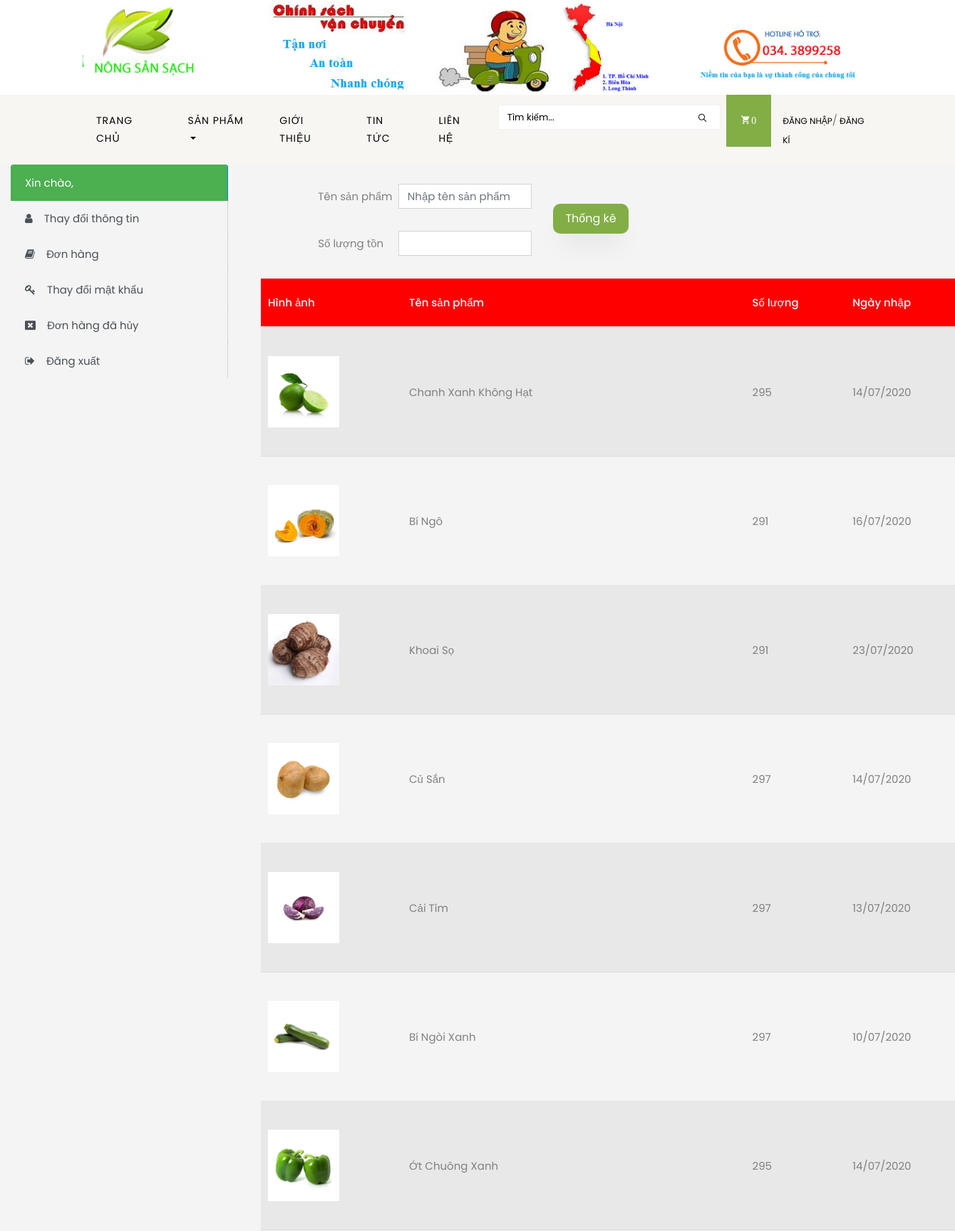
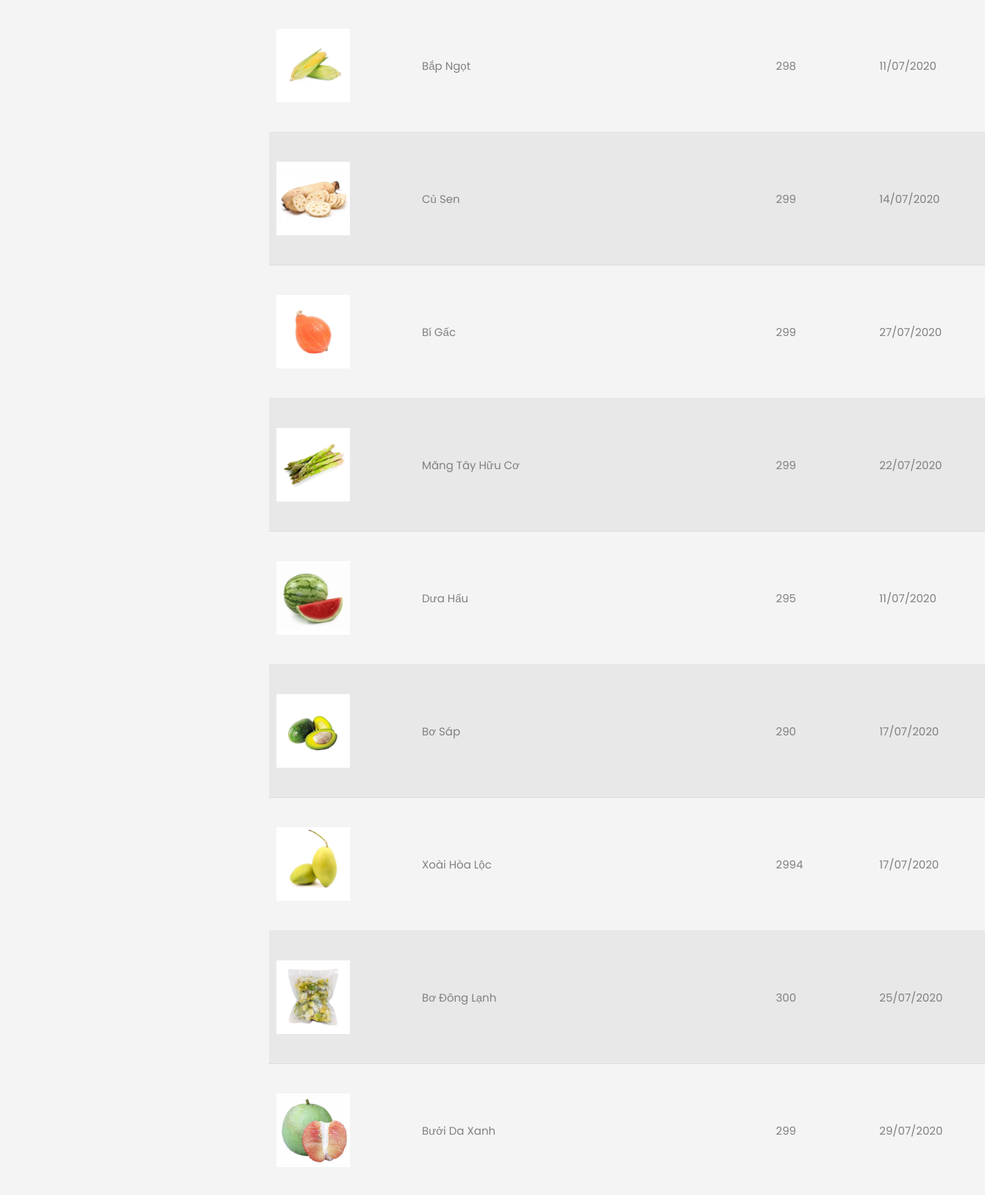
The app's page /reportproduct/ (upper part) with its own data (2 pictures, top to bottom).
### home/models.py (models this page shows, shortened)
class Product(models.Model):
	product_ncc = models.ForeignKey(Product_NCC, on_delete= models.SET_NULL, null=True, blank=True)
	product_detail = models.ForeignKey(Product_detail, on_delete=models.SET_NULL, null=True, blank=True)
	name = models.CharField(max_length=200)
	price = models.DecimalField(default = 1,max_digits=100,decimal_places=0)
	digital = models.BooleanField(default=False,null=True, blank=True)
	image = models.ImageField(null=True, blank=True)
	description = models.TextField()
	quantities = models.IntegerField()
	date_use = models.DateTimeField(auto_now_add=False,blank=True)
	pack = models.CharField(max_length=100, null=True)

### home/views.py (the view)
# urls.py: url(r'^reportproduct/$', views.searchreportproduct, name='searchreportproduct'),
def searchreportproduct(request):
    product = Product.objects.all()
    product_laster = Product_detail.objects.all().order_by('-id')[:10]
    product_list = Product.objects.all()
    product_filter = ExportProductFilter(request.GET, queryset=product_list)
    extra_context ={
        'product': product,
        'product_laster':product_laster,
        'filter': product_filter
    }
    return render(request, 'report-product.html', extra_context)

### home/templatetags/cart_templatetags.py (called while the page is built)
@register.simple_tag
def shopcartcount(userid):
    count = ShopCart.objects.filter(user_id=userid).count()
    return count

### templates/report-product.html (shortened to what this page needs)
{% extends 'store/main_profile.html' %}
{% load static %}
{% static "images" as baseURL %}
{% block content %}
    <div class="container">
        <div class="row">
            <div class="col-md-12 col-md-offset-2">
                <div class="panel panel-default">
                    <div class="panel panel-primary">
                        <br>
                        <form method="get">
                            <div class="row">
                                <div class="col-sm-1"></div>
                                <div class="col-sm-2 ml-9 mt-1" style="max-width: 18%;">
                                    <label>Tên sản phẩm</label>
                                </div>
                                <div class="col-sm-4" style="max-width: 22.33333%; margin-left: -50px;">
                                    <input type="text"  name='name' class="form-control" style="font-size: 15px;" placeholder="Nhập tên sản phẩm">
                                </div>
                            </div>
                    </div>
                            <br>
                            <div class="row">
                                <div class="col-sm-1"></div>
                                <div class="col-sm-2 ml-9 mt-1" style="max-width: 18%;">
                                    <label>Số lượng tồn</label>
                                </div>
                                <div class="col-sm-4" style="max-width: 22.33333%; margin-left: -50px;">
                                    <div class="number-input md-number-input">
                                        <input name="quantities__lte" class="quantity form-control" min="0" name="quantity" type="number">
                                    </div>
                                </div>
                                <div class="col-sm-2 " style="margin-top: -38px">
                                    <button type="submit" class="btn btn-primary btn-lg">Thống kê</button>
                                </div>
                            </div>
                            <br>
                    </div>
                    <div class="panel-body">
                        <table class="table table-striped table-condensed">
                            <thead class="thead-primary">
                                <tr class="text-left" style="background: red !important; color: white !important;">
                                    <th style="color: white !important;">Hình ảnh</th>
                                    <th style="color: white !important;">Tên sản phẩm</th>
                                    <th style="color: white !important;">Số lượng</th>
                                    <th style="color: white !important;">Ngày nhập</th>
                                </tr>
                                </thead>
                            <tbody>
                                {% for product in filter.qs %}
                                <tr class="text-center">
                                    <td class="image-prod"><img class="img" src="{{baseURL}}/{{product.image}}" alt=""></td>
                                    <td class="">{{ product.name}}</td>
                                    <td class="totalprice">{{product.quantities}}</td>
                                    <td>{{product.date_use|date:"d/m/yy"}}</td>
                                </tr>
                                {% endfor %}
                            </tbody>
                        </table>
                    </div>
                </div>
            </div>
        </div>
    </div>
{% endblock content %}

### records on screen
Product: image (picture), name "Chanh Xanh Không Hạt", quantities "295", date_use "14/07/2020"
Product: image (picture), name "Bí Ngô", quantities "291", date_use "16/07/2020"
Product: image (picture), name "Khoai Sọ", quantities "291", date_use "23/07/2020"
Product: image (picture), name "Củ Sắn", quantities "297", date_use "14/07/2020"
Product: image (picture), name "Cải Tím", quantities "297", date_use "13/07/2020"
Product: image (picture), name "Bí Ngòi Xanh", quantities "297", date_use "10/07/2020"
Product: image (picture), name "Ớt Chuông Xanh", quantities "295", date_use "14/07/2020"
Product: image (picture), name "Bắp Ngọt", quantities "298", date_use "11/07/2020"
Product: image (picture), name "Củ Sen", quantities "299", date_use "14/07/2020"
Product: image (picture), name "Bí Gấc", quantities "299", date_use "27/07/2020"
Product: image (picture), name "Măng Tây Hữu Cơ", quantities "299", date_use "22/07/2020"
Product: image (picture), name "Dưa Hấu", quantities "295", date_use "11/07/2020"
Product: image (picture), name "Bơ Sáp", quantities "290", date_use "17/07/2020"
Product: image (picture), name "Xoài Hòa Lộc", quantities "2994", date_use "17/07/2020"
Product: image (picture), name "Bơ Đông Lạnh", quantities "300", date_use "25/07/2020"
Product: image (picture), name "Bưởi Da Xanh", quantities "299", date_use "29/07/2020"

### other values on screen
{{ count }} "0"
